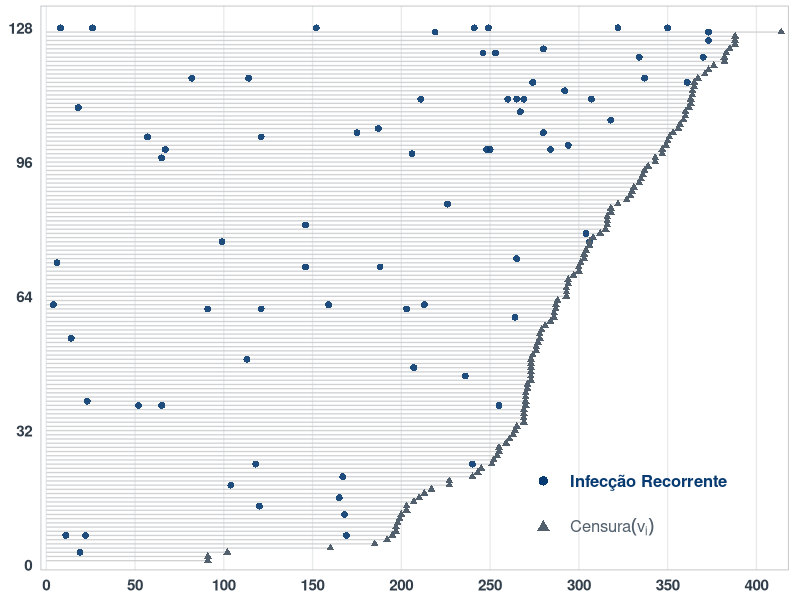
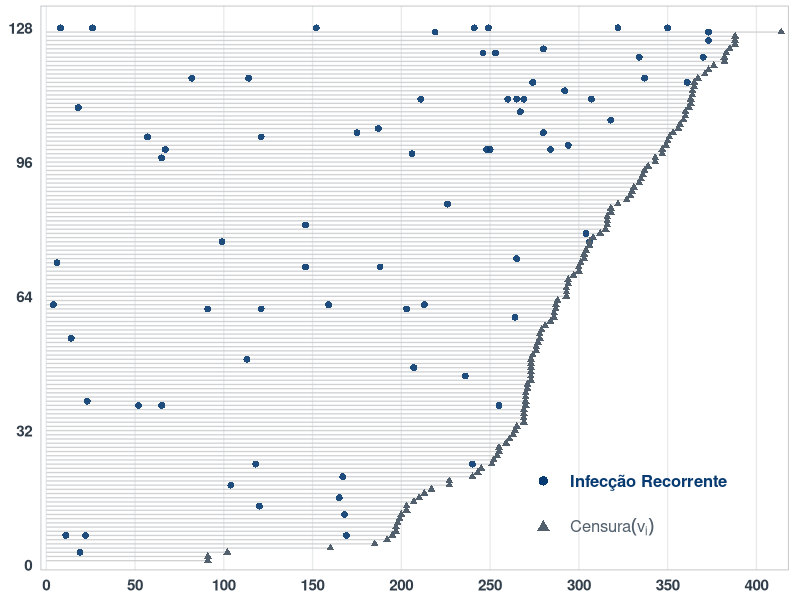

Recreate these plots in R, in order.
# ==============================================================================
# Script R Oficial: Gráfico 1 (Event Plot Panorâmico de Largura Total) - 70ª RBras
# ==============================================================================
# Características:
# 1. Preenche 100% da largura útil da coluna da direita (1276 bp)
# 2. Altura vertical contida (proporção panorâmica ~ 3.5 : 1) para dar espaço à Seção 4
# 3. Sem títulos internos de eixos nem legenda flutuante (conforme manual da RBras)
# 4. Paleta oficial da RBras: Azul #073A70, Cinza ardósia #52606D, Grade #E9EAEB
# ==============================================================================

suppressPackageStartupMessages({
  library(survival)
  library(ggplot2)
  library(dplyr)
})

# 1. Dados CGD
data(cgd, package = "survival")

# Tratamento dos dados e ordenação por tempo de acompanhamento (v_i)
cgd_clean <- cgd %>%
  mutate(treat_label = factor(treat, levels = c("placebo", "rIFN-g"),
                              labels = c("Placebo", "rIFN-γ")))

resumo_indiv <- cgd_clean %>%
  group_by(id) %>%
  summarise(
    n_eventos      = sum(status),
    tempo_followup = max(tstop),
    treat          = first(treat_label),
    .groups        = "drop"
  ) %>%
  arrange(tempo_followup) %>%
  mutate(ordem_grafico = row_number())

cgd_eventos <- cgd_clean %>%
  filter(status == 1) %>%
  left_join(resumo_indiv %>% select(id, ordem_grafico), by = "id")

# 2. Construção do gráfico panorâmico
fig1_wide <- ggplot() +
  # Linhas individuais de seguimento dos 128 pacientes
  geom_segment(data = resumo_indiv,
               aes(x = 0, xend = tempo_followup, y = ordem_grafico, yend = ordem_grafico),
               color = "#C7CACC", linewidth = 0.45, alpha = 0.85) +
  # Infecções recorrentes: círculos azuis institucionais (#073A70)
  geom_point(data = cgd_eventos,
             aes(x = tstop, y = ordem_grafico),
             shape = 16, color = "#073A70", size = 2.0, alpha = 0.9) +
  # Fim do seguimento / Censura (v_i): triângulos cinza ardósia (#52606D)
  geom_point(data = resumo_indiv,
             aes(x = tempo_followup, y = ordem_grafico),
             shape = 17, color = "#52606D", size = 1.7) +
  # Escalas
  scale_x_continuous(breaks = seq(0, 400, by = 50), limits = c(0, 415), expand = c(0.008, 0)) +
  scale_y_continuous(breaks = seq(0, 128, by = 32), limits = c(0, 132), expand = c(0.01, 0)) +
  # Rótulos diretos discretos na área livre inferior direita (sem caixa de legenda)
  annotate("point", x = 280, y = 20, shape = 16, color = "#073A70", size = 2.8) +
  annotate("text",  x = 295, y = 20, label = "Infecção Recorrente", hjust = 0,
           color = "#073A70", fontface = "bold", size = 4.2) +
  annotate("point", x = 280, y = 9,  shape = 17, color = "#52606D", size = 2.8) +
  annotate("text",  x = 295, y = 9,  label = "Censura (v[i])", hjust = 0,
           parse = TRUE, color = "#52606D", fontface = "bold", size = 4.2) +
  labs(x = NULL, y = NULL) +
  theme_minimal(base_size = 13) +
  theme(
    plot.title         = element_blank(),
    plot.subtitle      = element_blank(),
    axis.title         = element_blank(),
    axis.text          = element_text(color = "#323F4B", size = 11, face = "bold"),
    panel.grid.minor   = element_blank(),
    panel.grid.major.y = element_blank(),
    panel.grid.major.x = element_line(color = "#E9EAEB", linewidth = 0.45),
    panel.border       = element_rect(color = "#C7CACC", fill = NA, linewidth = 0.7),
    legend.position    = "none",
    plot.margin        = margin(t = 4, r = 8, b = 4, l = 6)
  )

# Salvar nas dimensões panorâmicas: 36 cm x 10 cm (proporção 3.6:1) a 300 DPI
ggsave("fig1_event_history_panoramic.png", fig1_wide,
       width = 36.0, height = 10.0, units = "cm", dpi = 300)
ggsave("fig1_event_history_panoramic.pdf", fig1_wide,
       width = 36.0, height = 10.0, units = "cm")
cat("Gráfico panorâmico gerado com sucesso!\n")
